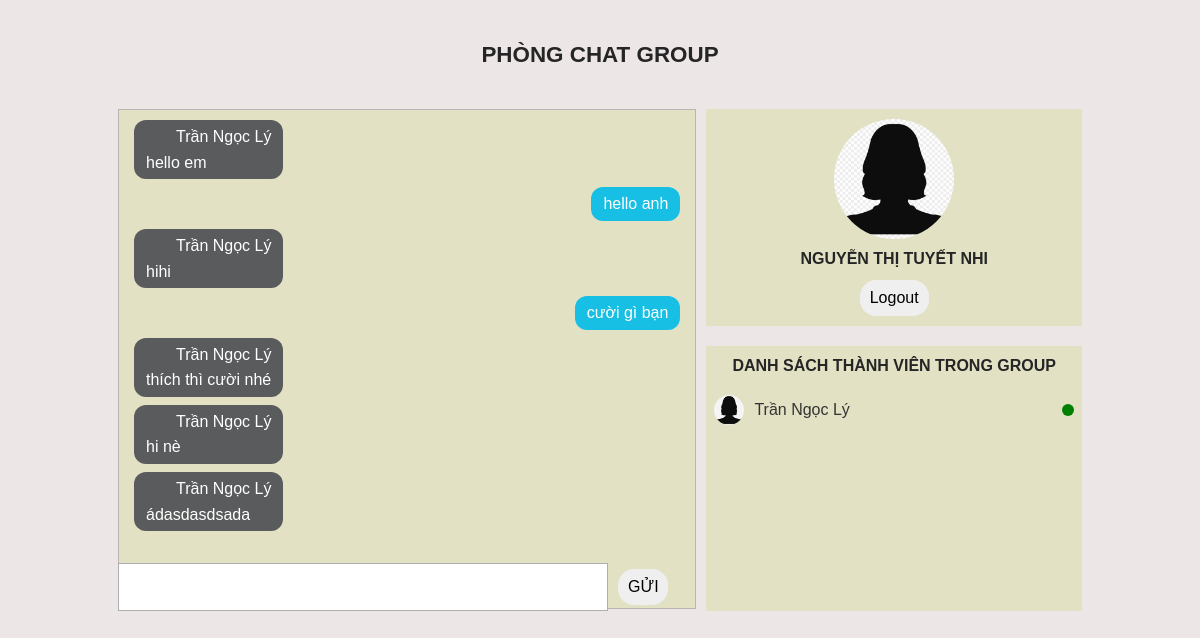
The page /chatgroup.php?id-group=12 (signed in) on the database its author committed.
### tables this page shows
CREATE TABLE `tbl_chat_group` (
  `id` int(11) NOT NULL,
  `id_group` int(11) NOT NULL,
  `id_member` int(11) NOT NULL,
  `message` varchar(255) NOT NULL,
  `created_on` timestamp NOT NULL DEFAULT current_timestamp() ON UPDATE current_timestamp()
);

CREATE TABLE `tbl_members` (
  `id_member` int(11) NOT NULL,
  `name_member` varchar(100) NOT NULL,
  `email_member` varchar(100) NOT NULL,
  `password_member` varchar(150) NOT NULL,
  `profile_member` varchar(100) NOT NULL,
  `status_member` enum('Disabled','Enable') NOT NULL,
  `verification_code_member` varchar(100) NOT NULL,
  `login_status_member` enum('Logout','Login') NOT NULL,
  `created_on_member` varchar(50) NOT NULL
);

### db/database.php (called while the page is built)
<?php
class database{
    function connect(){
        $connect = new PDO("mysql:host=localhost; dbname=db_chatbot", "root", "");
        return $connect;
    }
}
?>

### query/group_chat.php (called while the page is built, shortened)
<?php
class group_chat{
    protected $connect;
    public function __construct()
	{
		require_once('./db/database.php');
		$database_object = new database;
		$this->connect = $database_object->connect();
	}
    public function getMessageInGroup($id_group){
        $query = "
            SELECT *
            FROM tbl_chat_group
            WHERE id_group = $id_group
        ";
        $statement = $this->connect->prepare($query);
        if($statement->execute())
		{
			return $statement->fetchAll();
		}
		else
		{
			return false;
		}
    }
    public function getMemberInGroup($id_group){
        $query = "
            SELECT DISTINCT id_member
            FROM tbl_chat_group
            WHERE id_group = $id_group
        ";
        $statement = $this->connect->prepare($query);
        if($statement->execute())
		{
			return $statement->fetchAll();
		}
		else
		{
			return false;
		}
    }
}
?>

### query/member.php (called while the page is built, shortened)
<?php
class member{
	protected $connect;
    public function __construct()
	{
		require_once('./db/database.php');
		$database_object = new database;
		$this->connect = $database_object->connect();
	}
	public function getMemberById($id){
		$query = "
            SELECT *
            FROM tbl_members
			WHERE id_member = $id
			LIMIT 1
		";
        $statement = $this->connect->prepare($query);
        if($statement->execute())
		{
			return $statement->fetchAll();
		}
		else
		{
			return false;
		}
	}
}
?>

### chatgroup.php (the view, shortened to what this page needs)
<?php require_once './inc/header.php'; ?>
<?php
    require_once 'query/member.php';
    require_once 'query/room.php';
    require_once 'query/group_chat.php';
    $member = new \member;
    $group_chat = new \group_chat;
    $getMessageInGroup = $group_chat->getMessageInGroup($_GET['id-group']);
    $getMemberInGroup = $group_chat->getMemberInGroup($_GET['id-group']);
?>
<div class="container">
    <h4 class="aligncenter pb-3">Phòng Chat Group</h4>
    <div class="chat">
        <div class="row">
            <div class="content-chat" id="content-chat-room">
                <div class="bg">
                    <div class="list">
                        <?php
                            if($getMessageInGroup){
                            foreach($getMessageInGroup as $item){
                                $name_member = $member->getMemberById($item['id_member']);
                                if($item['id_member'] != $_SESSION['member']['id_member']){
                        ?>
                                <div class="list-msg left">
                                    <div class="item-msg">
                                        <div class="info">
                                            <div class="img">
                                            </div>
                                            <span class="text-name"><?php echo $name_member[0]['name_member']; ?></span>
                                        </div>
                                        <div class="text-msg">
                                            <p><?php echo $item['message']; ?></p>
                                        </div>
                                    </div>
                                </div>
                        <?php
                                }else{
                                ?>
                                <div class="list-msg right">
                                    <div class="item-msg">
                                        <div class="text-msg">
                                            <p><?php echo $item['message']; ?></p>
                                        </div>
                                    </div>
                                </div>
                                <?php
                                }
                            }
                        }
                        ?>
                    </div>
                    <div class="text-send">
                        <textarea name="" class="input-text" id="input-text-group"></textarea>
                        <input type="submit" class="btn btn-submit" id="btn-submit-group" value="Gửi">
                    </div>
                </div>
            </div>
            <div class="member-chat">
                <div class="img">
                    <img src="./libs/images/ic-women.png" alt="">
                    <h4 class="aligncenter name"><?php echo $_SESSION['member']['name_member']; ?></h4>
                </div>
                <div class="action">
                    <form method="POST" action="chatroom.php">
                        <input type="submit" class="btn btn-primary mt-2 mb-2 logout" name="logout" id="logout" value="Logout" />
                    </form>
                </div>
                <div class="list-member">
                    <h4 class="aligncenter title-list">danh sách thành viên trong group</h4>
                    <div class="list-item">
                        <?php
                            if(count($getMemberInGroup) > 0){
                                foreach($getMemberInGroup as $item){
                                    $name_member = $member->getMemberById($item['id_member']);
                                    if($name_member[0]['login_status_member'] == "Login"){
                                        $status = "<span class='status'></span>";
                                    }else{
                                        $status = "<span class='status red'></span>";
                                    }
                                    if($_SESSION['member']['id_member'] != $name_member[0]['id_member']){
                        ?>
                                            <a href="./chatmember.php?member=<?php echo $item['id_member'];?>">
                                                <div class="item member-<?php echo $item['id_member'];?>">
                                                    <img src="./libs/images/ic-women.png" alt="">
                                                    <div class="item-name">
                                                        <span class="name"><?php echo $name_member[0]['name_member']; ?></span>
                                                        <?php echo $status; ?>
                                                    </div>
                                                </div>
                                            </a>
                        <?php
                                    }
                                }
                            }
                        ?>
                    </div>
                </div>
            </div>
        </div>
    </div>
</div>
<?php require_once './inc/footer.php'; ?>

### rows shown on the page
tbl_chat_group: id_member.name_member "Trần Ngọc Lý", message "hello em"
tbl_chat_group: message "hello anh"
tbl_chat_group: id_member.name_member "Trần Ngọc Lý", message "hihi"
tbl_chat_group: message "cười gì bạn"
tbl_chat_group: id_member.name_member "Trần Ngọc Lý", message "thích thì cười nhé"
tbl_chat_group: id_member.name_member "Trần Ngọc Lý", message "hi nè"
tbl_chat_group: id_member.name_member "Trần Ngọc Lý", message "ádasdasdsada"
tbl_members: name_member "Trần Ngọc Lý", login_status_member "Login" (drawn)

### other values the page prints
$_SESSION['member']['name_member'] "NGUYỄN THỊ TUYẾT NHI"
